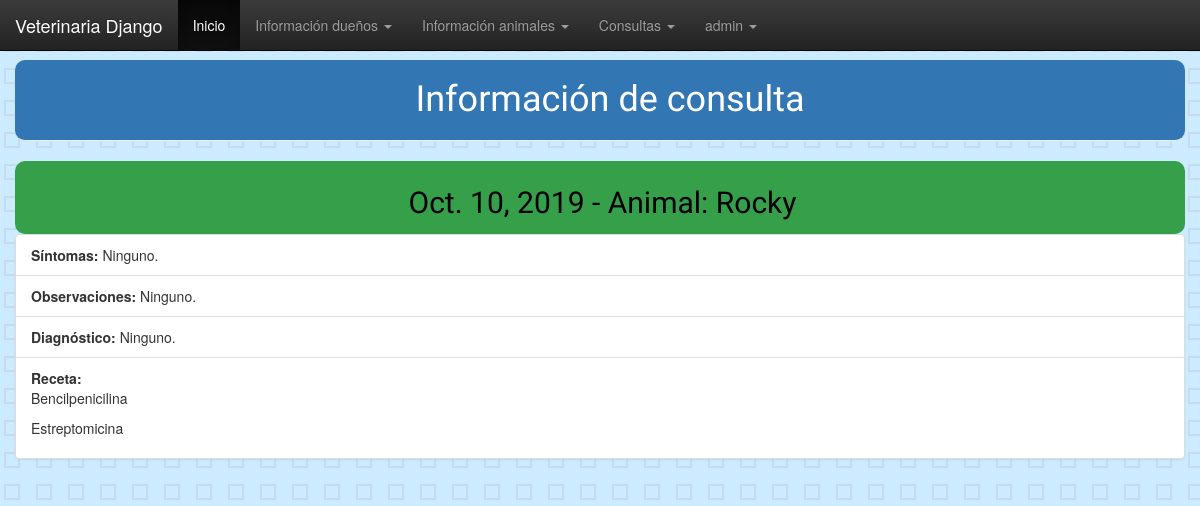
The app's page /persona/consulta/8/ (signed in) with its own data.
### persona/models.py (models this page shows, shortened)
class Consulta(models.Model):
    idAnimal = models.ForeignKey(Animal, on_delete=models.CASCADE)
    sintomas = models.TextField()
    observaciones = models.TextField()
    diagnostico = models.TextField()
    fechaConsulta = models.DateField('Fecha Consulta:', null=True)
    receta = models.ManyToManyField(Medicina, through='Medicacion')

class Animal(models.Model):
    idTipoAnimal = models.OneToOneField(TipoAnimal, on_delete = models.CASCADE)
    idDueno = models.OneToOneField(Persona, on_delete = models.CASCADE, null = True)
    nombreAnimal = models.CharField(max_length=50)
    fechaNacimiento = models.DateField('Fecha de Nacimiento')
    raza = models.CharField(max_length=50)
    sexo = models.CharField(max_length=50)
    peso = models.DecimalField(max_digits=5, decimal_places=2)
    observaciones = models.TextField()
    def __str__(self):
        return self.nombreAnimal

class Medicina(models.Model):
    nombreMedicamento = models.CharField(max_length=50)

### persona/views.py (the view)
# urls.py: path('consulta/<int:pk>/', views.detalle_consulta, name='detalle_consulta'),
@login_required
def detalle_consulta(request, pk):
    consulta = get_object_or_404(Consulta, pk=pk)
    return render(request, 'persona/detalle_consulta.html',{'consulta':consulta})

### persona/templates/persona/detalle_consulta.html
{% extends 'persona/base.html' %}
{% block content %}
        <h1 class="page-header">Información de consulta</h1>
        <div style="text-align: center; color: black; background-color: #359F4A; border-radius: 10px; padding: 5px; padding-left: 10px;" class="card-body">
                <h2 class="card-title">{{consulta.fechaConsulta}} - Animal: {{consulta.idAnimal}}</h2>
        </div>
        <ul class="list-group list-group-flush">
                <li class="list-group-item"><b>Síntomas:</b> {{consulta.sintomas}}</li>
                <li class="list-group-item"><b>Observaciones:</b> {{consulta.observaciones}}</li>
                <li class="list-group-item"><b>Diagnóstico:</b> {{consulta.diagnostico}}</li>
                <li class="list-group-item"><b>Receta:</b>
                     {% for medicina in consulta.receta.all %}
                        <p>{{medicina.nombreMedicamento}}</p>
                     {% endfor %}
                </li>
        </ul>
{% endblock %}

### persona/templates/persona/base.html (shortened to what this page needs)
{% load static %}
<head>
  <link rel="stylesheet" href="//maxcdn.bootstrapcdn.com/bootstrap/3.2.0/css/bootstrap.min.css">
  <link rel="stylesheet" href="//maxcdn.bootstrapcdn.com/bootstrap/3.2.0/css/bootstrap-theme.min.css">
  <link rel="stylesheet" href="https://maxcdn.bootstrapcdn.com/bootstrap/3.4.0/css/bootstrap.min.css">
  <link rel="stylesheet" href="{% static 'css/general.css' %}">
</head>
<html>
    <head>
    </head>
    <body>
            <nav class="navbar navbar-inverse navbar-fixed-top">
              <div class="container-fluid">
                <div class="navbar-header">
                  <a class="navbar-brand" href="#">Veterinaria Django</a>
                </div>
                {% if user.is_authenticated %}
                <ul class="nav navbar-nav">
                  <li class="active"><a href="#">Inicio</a></li>
                  <li class="dropdown">
                    <a class="dropdown-toggle" data-toggle="dropdown">Información dueños
                    <span class="caret"></span></a>
                  </li>
                  <li class="dropdown">
                    <a class="dropdown-toggle" data-toggle="dropdown" href="#">Información animales
                    <span class="caret"></span></a>
                  </li>
                  <li class="dropdown">
                      <a class="dropdown-toggle" data-toggle="dropdown" href="#">Consultas
                      <span class="caret"></span></a>
                    </li>
                  <li class="dropdown">
                    <a class="dropdown-toggle" data-toggle="dropdown" href="#">{{ user.username }}
                        <span class="caret"></span></a>
                      </li>
                </ul>
                {% else %}
                <a href="{% url 'login' %}" class="top-menu"><span class="glyphicon glyphicon-lock"></span></a>
                {% endif %}
              </div>
            </nav>
        <br><br><br>
        <div class="container">
          <div class="row justify-content-center">
            <div>
              {%  block content %}
              {%  endblock %}
            </div>
          </div>
        </div>
    </body>
</html>

### persona/static/css/general.css (style rules this page uses)
body { background-color: #cdebff; }
.page-header { background-color: #3277B4; margin-top: 0; text-align: center; color: white; border-radius: 10px; padding: 20px 20px 20px 40px; }
h1, h2, h3, h4 { font-family: 'Lobster', cursive; }

### records on screen
Consulta: fechaConsulta "Oct. 10, 2019", idAnimal "Rocky", sintomas "Ninguno.", observaciones "Ninguno.", diagnostico "Ninguno."
Medicina: nombreMedicamento "Bencilpenicilina"
Medicina: nombreMedicamento "Estreptomicina"

### other values on screen
{{ user.username }} "admin"
